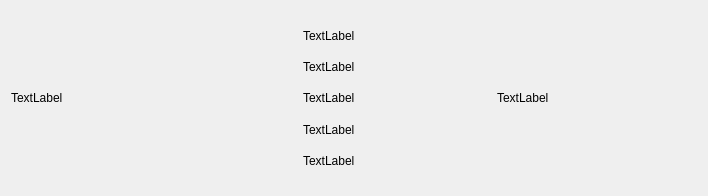
<?xml version="1.0" encoding="UTF-8"?>
<ui version="4.0">
 <class>ItemWidget</class>
 <widget class="QWidget" name="ItemWidget">
  <property name="geometry">
   <rect>
    <x>0</x>
    <y>0</y>
    <width>708</width>
    <height>196</height>
   </rect>
  </property>
  <property name="windowTitle">
   <string>Form</string>
  </property>
  <layout class="QHBoxLayout" name="horizontalLayout">
   <item>
    <layout class="QVBoxLayout" name="verticalLayout">
     <item>
      <layout class="QHBoxLayout" name="horizontalLayout_2">
       <item>
        <widget class="QLabel" name="label_image">
         <property name="minimumSize">
          <size>
           <width>150</width>
           <height>150</height>
          </size>
         </property>
         <property name="maximumSize">
          <size>
           <width>150</width>
           <height>150</height>
          </size>
         </property>
         <property name="styleSheet">
          <string notr="true">border-color: qlineargradient(spread:pad, x1:0, y1:0, x2:1, y2:0, stop:0 rgba(0, 0, 0, 255), stop:1 rgba(255, 255, 255, 255));</string>
         </property>
         <property name="text">
          <string>TextLabel</string>
         </property>
        </widget>
       </item>
       <item>
        <layout class="QVBoxLayout" name="verticalLayout_2">
         <item alignment="Qt::AlignmentFlag::AlignHCenter">
          <widget class="QLabel" name="label_description">
           <property name="text">
            <string>TextLabel</string>
           </property>
          </widget>
         </item>
         <item alignment="Qt::AlignmentFlag::AlignHCenter">
          <widget class="QLabel" name="label_brand">
           <property name="text">
            <string>TextLabel</string>
           </property>
          </widget>
         </item>
         <item alignment="Qt::AlignmentFlag::AlignHCenter">
          <widget class="QLabel" name="label_category">
           <property name="text">
            <string>TextLabel</string>
           </property>
          </widget>
         </item>
         <item alignment="Qt::AlignmentFlag::AlignHCenter">
          <widget class="QLabel" name="label_title">
           <property name="text">
            <string>TextLabel</string>
           </property>
          </widget>
         </item>
         <item alignment="Qt::AlignmentFlag::AlignHCenter">
          <widget class="QLabel" name="label_discount">
           <property name="text">
            <string>TextLabel</string>
           </property>
          </widget>
         </item>
        </layout>
       </item>
       <item>
        <widget class="QLabel" name="label_price">
         <property name="minimumSize">
          <size>
           <width>200</width>
           <height>50</height>
          </size>
         </property>
         <property name="maximumSize">
          <size>
           <width>200</width>
           <height>50</height>
          </size>
         </property>
         <property name="text">
          <string>TextLabel</string>
         </property>
        </widget>
       </item>
      </layout>
     </item>
    </layout>
   </item>
  </layout>
 </widget>
 <resources/>
 <connections/>
</ui>
